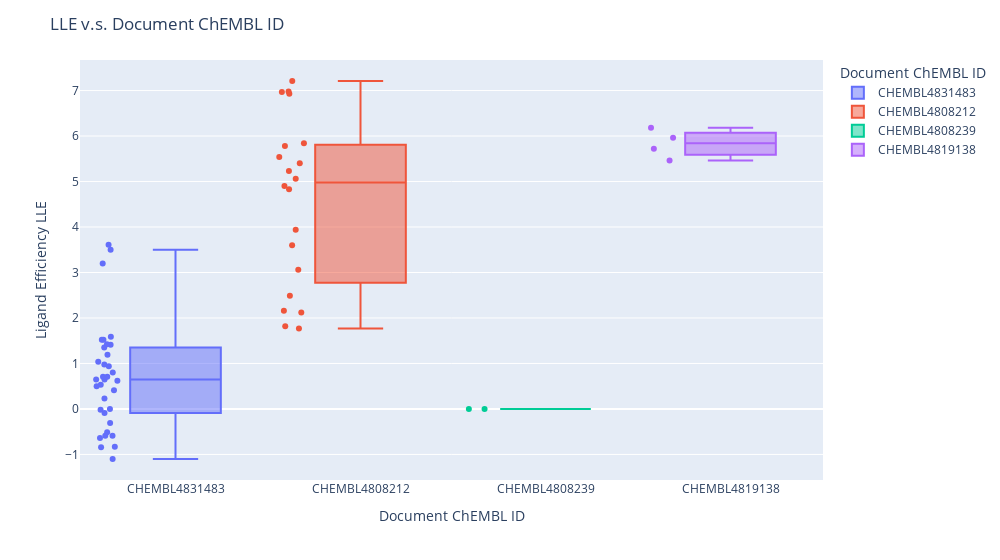

Notebook source saved alongside this figure:
### Markdown cell above
### Plotly.box

### Code cell
fig = px.box(df,
                y='Ligand Efficiency LLE',
                x='Document ChEMBL ID',
                color='Document ChEMBL ID',
                points='all',
                hover_data=['Molecular Weight', 'AlogP', 'pChEMBL Value', df.index]
                )
fig.update_layout(
    title='LLE v.s. Document ChEMBL ID',
    # showlegend=False, # Legendのon/off
    width=1000,
    # height=700
    ) 

fig.show()

### Figure 1 — Plotly figure (JSON) as saved in the notebook; plotly's stock layout.template omitted (floating-point values rounded to 4 significant figures; data arrays with more than 128 entries replaced by an {"elided": "..."} marker saying what was removed)
{"data": [{"alignmentgroup": "True", "boxpoints": "all", "customdata": {"elided": "34x4 float values"}, "hovertemplate": "Document ChEMBL ID=%{x}<br>Ligand Efficiency LLE=%{y}<br>Molecular Weight=%{customdata[0]}<br>AlogP=%{customdata[1]}<br>pChEMBL Value=%{customdata[2]}<br>index=%{customdata[3]}<extra></extra>", "legendgroup": "CHEMBL4831483", "marker": {"color": "#636efa"}, "name": "CHEMBL4831483", "notched": false, "offsetgroup": "CHEMBL4831483", "orientation": "v", "showlegend": true, "type": "box", "x": ["CHEMBL4831483", "CHEMBL4831483", "CHEMBL4831483", "CHEMBL4831483", "CHEMBL4831483", "CHEMBL4831483", "CHEMBL4831483", "CHEMBL4831483", "CHEMBL4831483", "CHEMBL4831483", "CHEMBL4831483", "CHEMBL4831483", "CHEMBL4831483", "CHEMBL4831483", "CHEMBL4831483", "CHEMBL4831483", "CHEMBL4831483", "CHEMBL4831483", "CHEMBL4831483", "CHEMBL4831483", "CHEMBL4831483", "CHEMBL4831483", "CHEMBL4831483", "CHEMBL4831483", "CHEMBL4831483", "CHEMBL4831483", "CHEMBL4831483", "CHEMBL4831483", "CHEMBL4831483", "CHEMBL4831483", "CHEMBL4831483", "CHEMBL4831483", "CHEMBL4831483", "CHEMBL4831483"], "x0": " ", "xaxis": "x", "y": [-0.59, -0.59, 0, 0.71, 0.23, -0.64, 1.04, -0.51, -1.1, 1.42, 1.41, 0.41, 1.52, -0.09, 0.94, 1.59, -0.84, 1.52, 0.62, 3.2, 1.19, 0.98, 3.5, 3.61, -0.31, 0.71, 0.65, 1.35, 0.65, 0.5, -0.02, 0.53, -0.83, 0.8], "y0": " ", "yaxis": "y"}, {"alignmentgroup": "True", "boxpoints": "all", "customdata": [[403.5, 1.54, 7.38, 5], [362.5, 3.2, 5.32, 6], [485.6, 0.54, 7.52, 7], [572.7, 2.6, 6.54, 8], [600.8, 3.15, 8.05, 9], [452.6, 2.45, 7.51, 10], [504.7, 1.78, 5.38, 11], [362.5, 3.2, 4.97, 12], [601.8, 1.96, 7.19, 15], [635.8, 3.97, 7.03, 20], [464.5, 1.86, 7.64, 23], [485.6, 0.54, 7.47, 24], [452.6, 2.45, 7.85, 28], [485.6, 0.54, 7.51, 36], [464.5, 1.86, 7.4, 39], [472.5, 0.89, 8.1, 40], [461.6, 3.34, 5.5, 41], [679.9, 2.45, 4.94, 42], [475.6, 3.59, 5.41, 46], [452.6, 2.45, 7.28, 58]], "hovertemplate": "Document ChEMBL ID=%{x}<br>Ligand Efficiency LLE=%{y}<br>Molecular Weight=%{customdata[0]}<br>AlogP=%{customdata[1]}<br>pChEMBL Value=%{customdata[2]}<br>index=%{customdata[3]}<extra></extra>", "legendgroup": "CHEMBL4808212", "marker": {"color": "#EF553B"}, "name": "CHEMBL4808212", "notched": false, "offsetgroup": "CHEMBL4808212", "orientation": "v", "showlegend": true, "type": "box", "x": ["CHEMBL4808212", "CHEMBL4808212", "CHEMBL4808212", "CHEMBL4808212", "CHEMBL4808212", "CHEMBL4808212", "CHEMBL4808212", "CHEMBL4808212", "CHEMBL4808212", "CHEMBL4808212", "CHEMBL4808212", "CHEMBL4808212", "CHEMBL4808212", "CHEMBL4808212", "CHEMBL4808212", "CHEMBL4808212", "CHEMBL4808212", "CHEMBL4808212", "CHEMBL4808212", "CHEMBL4808212"], "x0": " ", "xaxis": "x", "y": [5.84, 2.12, 6.98, 3.94, 4.9, 5.06, 3.6, 1.77, 5.23, 3.06, 5.78, 6.93, 5.4, 6.97, 5.54, 7.21, 2.16, 2.49, 1.82, 4.83], "y0": " ", "yaxis": "y"}, {"alignmentgroup": "True", "boxpoints": "all", "customdata": [[1469.0, 0, 4.24, 17], [1469.0, 0, 4.15, 59]], "hovertemplate": "Document ChEMBL ID=%{x}<br>Ligand Efficiency LLE=%{y}<br>Molecular Weight=%{customdata[0]}<br>AlogP=%{customdata[1]}<br>pChEMBL Value=%{customdata[2]}<br>index=%{customdata[3]}<extra></extra>", "legendgroup": "CHEMBL4808239", "marker": {"color": "#00cc96"}, "name": "CHEMBL4808239", "notched": false, "offsetgroup": "CHEMBL4808239", "orientation": "v", "showlegend": true, "type": "box", "x": ["CHEMBL4808239", "CHEMBL4808239"], "x0": " ", "xaxis": "x", "y": [0, 0], "y0": " ", "yaxis": "y"}, {"alignmentgroup": "True", "boxpoints": "all", "customdata": [[555.5, 0.89, 6.35, 21], [504.5, 1.24, 6.96, 30], [555.5, 0.89, 7.07, 33], [504.5, 1.24, 7.2, 37]], "hovertemplate": "Document ChEMBL ID=%{x}<br>Ligand Efficiency LLE=%{y}<br>Molecular Weight=%{customdata[0]}<br>AlogP=%{customdata[1]}<br>pChEMBL Value=%{customdata[2]}<br>index=%{customdata[3]}<extra></extra>", "legendgroup": "CHEMBL4819138", "marker": {"color": "#ab63fa"}, "name": "CHEMBL4819138", "notched": false, "offsetgroup": "CHEMBL4819138", "orientation": "v", "showlegend": true, "type": "box", "x": ["CHEMBL4819138", "CHEMBL4819138", "CHEMBL4819138", "CHEMBL4819138"], "x0": " ", "xaxis": "x", "y": [5.46, 5.72, 6.18, 5.96], "y0": " ", "yaxis": "y"}], "layout": {"boxmode": "overlay", "legend": {"title": {"text": "Document ChEMBL ID"}, "tracegroupgap": 0}, "margin": {"t": 60}, "title": {"text": "LLE v.s. Document ChEMBL ID"}, "width": 1000, "xaxis": {"anchor": "y", "categoryarray": ["CHEMBL4831483", "CHEMBL4808212", "CHEMBL4808239", "CHEMBL4819138"], "categoryorder": "array", "domain": [0, 1], "title": {"text": "Document ChEMBL ID"}}, "yaxis": {"anchor": "x", "domain": [0, 1], "title": {"text": "Ligand Efficiency LLE"}}}}
